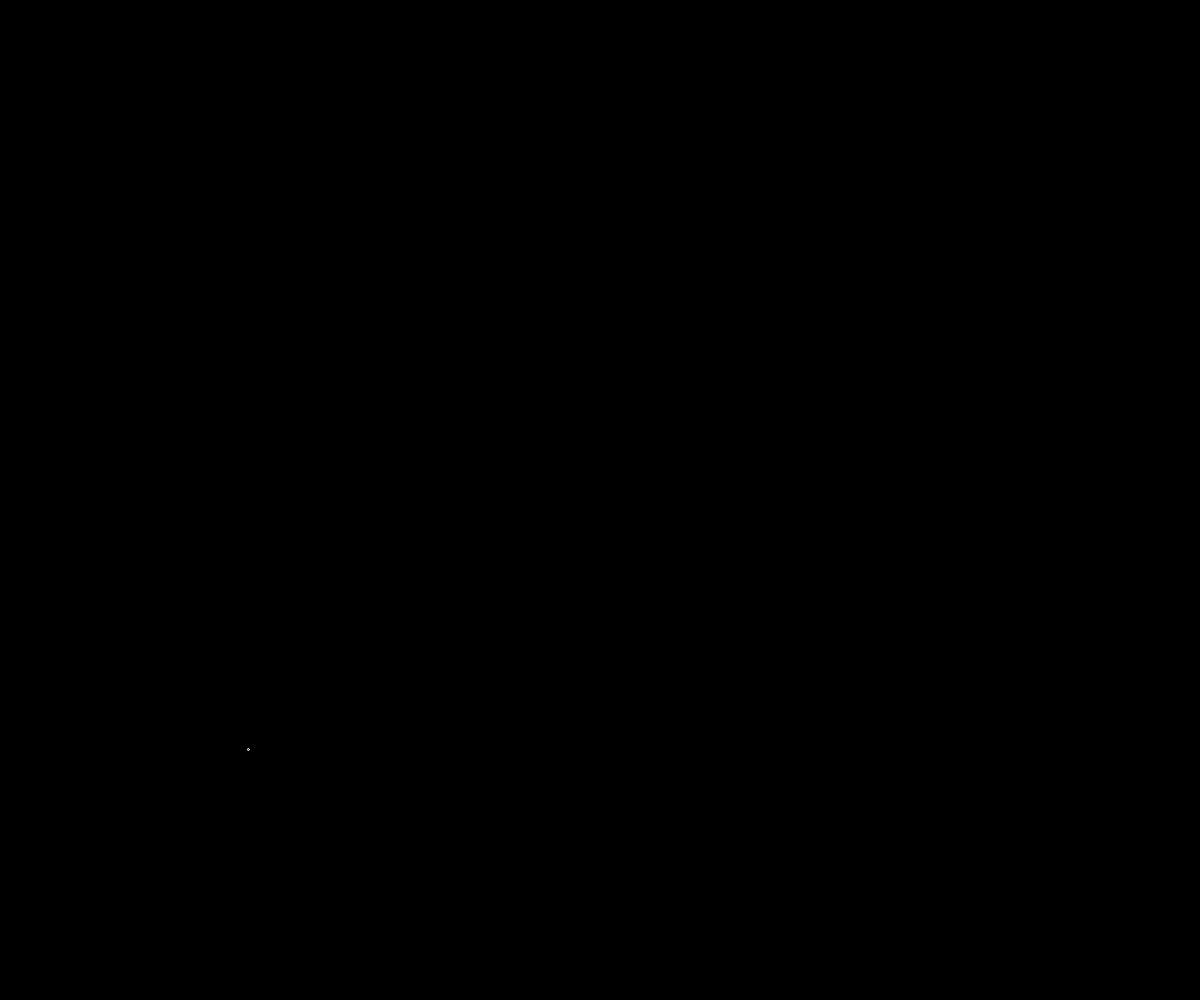
Frame 1 (no input)
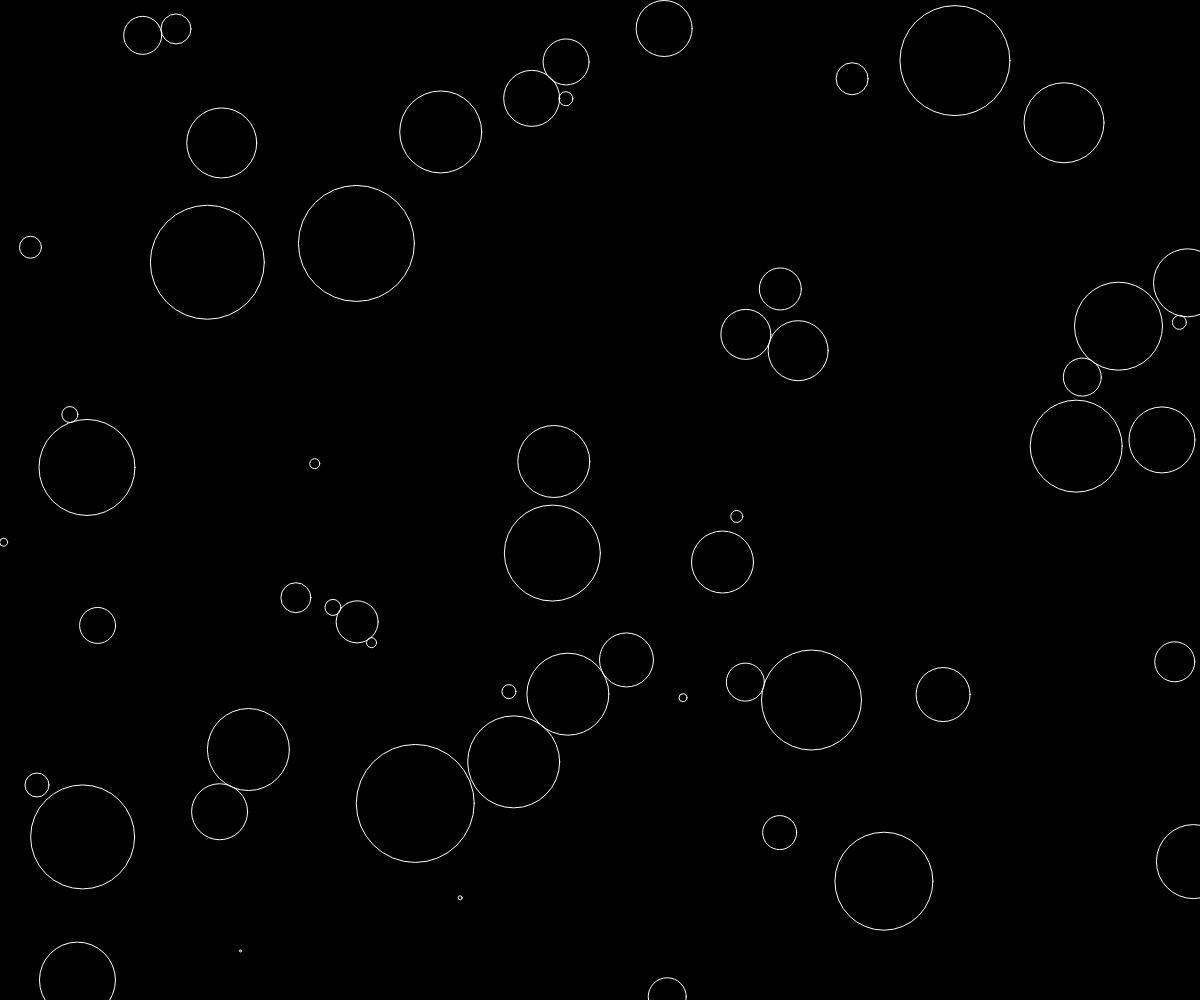
Frame 60 (no input)
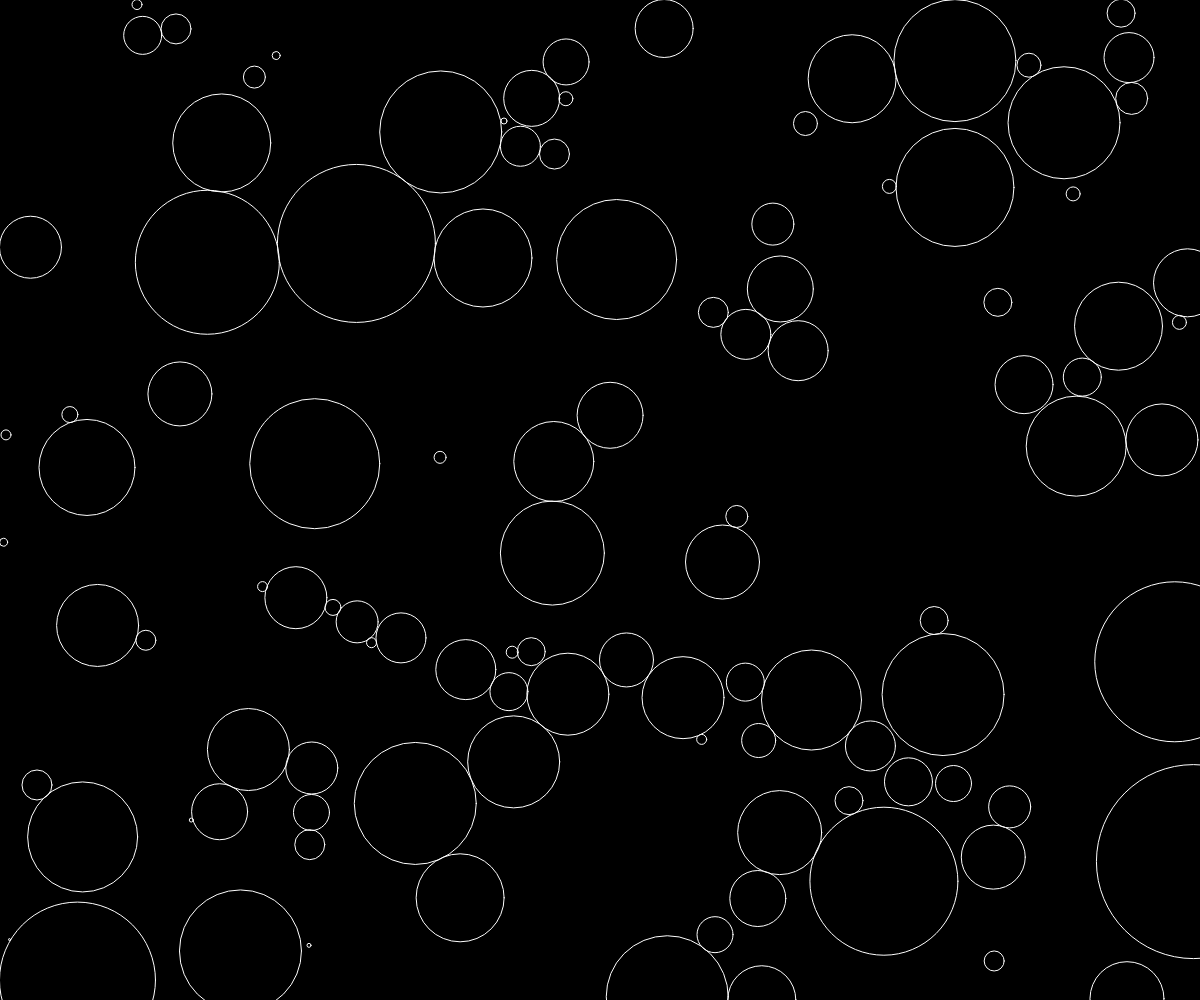
Frame 120 (the mouse pressed at the canvas centre since frame 60)

The p5.js sketch that drew these frames (run headless with seeded random() and noise() and a simulated clock; from frame 60 on, the mouse is pressed at the canvas centre):

// p5.js sketch
// ── sketch.js
var circles = [];
function setup(){
    createCanvas(windowWidth, windowHeight);
    circles.push(new Circle(random(windowWidth, windowHeight)));
}

function newCircle(){
        var x = random(windowWidth);
        var y = random(windowHeight);
        var valid = true;
        for(var i = 0; i<circles.length; i++){
            var d = dist(x,y, circles[i].x, circles[i].y);
            if(d<circles[i].r){
                valid = false;
                break;
            }
        }
    if(valid){
        return new Circle(x,y);
    }else{
        return null;
    }
 }

 
function draw(){
    background(0);
    
    c = newCircle();
    if(c != null){
        circles.push(c);
    }
    
    for (var i=0; i<circles.length; i++){
        if(circles[i].growing){
            if(circles[i].edges()){
                circles[i].growing = false;
            }else{
                for (var j=0; j<circles.length; j++){
                    if(circles[i] != circles[j]){
                    var d = dist(circles[i].x,circles[i].y, circles[j].x, circles[j].y);
                    if(d<circles[i].r+circles[j].r){
                        circles[i].growing = false;
                        break;
                    }
                }
            }
        }
    }
    
    circles[i].show(); 
    circles[i].grow();
    }
    
   
    
    
    
}

   
// ── circle.js
class Circle {
    constructor(x,y){
        this.x = x;
        this.y = y;
        this.r = 1;
        this.growing = true;
    }
    
  show(){
     stroke(255);
     noFill();
     ellipse(this.x,this.y, this.r*2, this.r*2);
 }
    
  grow(){
      if(this.growing){
      this.r = this.r+1;
      }
  }
    edges(){
        return (this.x + this.r == windowHeight || this.y + this.r == windowHeight || this.x - this.r < 0 || this.y - this.r <0);
    }
}
